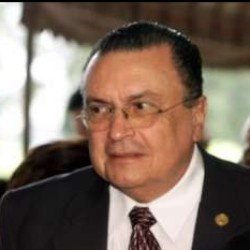
#> input picture module_sg2/samples/example_input_frame.jpg, 250 x 250 px
$ python -i prepare_dataset.py   (imports and definitions only)
#> lines starting #> are read from the running program, lines starting #| are printed output that depends on the picture
"""Prepare a private, reproducible SG3 manifest without modifying source images.

Run from the repository root, for example::

    python -m module_sg3.prepare_dataset --source "../private_data/Class Dataset" \
        --output module_sg3/private_data/prepared --unknown-students 2

All paths in manifest items are relative to source_root or manifest.parent.
The manifest and converted photographs contain private biometric data.
"""

from __future__ import annotations

import argparse
from collections import Counter, defaultdict
import hashlib
import json
from pathlib import Path
import unicodedata

from PIL import Image, ImageOps


IMAGE_EXTENSIONS = {".jpg", ".jpeg", ".png", ".bmp", ".webp", ".tif", ".tiff", ".heic", ".heif"}
SCHEMA_VERSION = "sg3.dataset.v1"


def _stable_id(prefix: str, value: str, length: int) -> str:
    normalized = unicodedata.normalize("NFC", value).casefold()
    return prefix + hashlib.sha256(normalized.encode("utf-8")).hexdigest()[:length]


# [149 lines left out: functions _capture_session, _dhash, _decode, _duplicate_groups, assign_splits, not called in this run]


def prepare_dataset(source: str | Path, output: str | Path, unknown_students: int = 2,
                    near_duplicate_hamming: int = 5, *, mode: str = "evaluation",
                    near_duplicate_action: str | None = None, first_image_front: bool = False) -> dict:
    if unknown_students < 0 or not 0 <= near_duplicate_hamming <= 64:
        raise ValueError("Invalid unknown student count or near-duplicate threshold")
    if mode not in ("evaluation", "enrollment_only"):
        raise ValueError("mode must be evaluation or enrollment_only")
    near_duplicate_action = near_duplicate_action or ("report" if mode == "enrollment_only" else "exclude")
    if near_duplicate_action not in ("report", "exclude"):
        raise ValueError("near_duplicate_action must be report or exclude")
    source = Path(source).resolve()
    output = Path(output).resolve()
    if not source.is_dir():
        raise ValueError("Source must be an existing directory")
    if output == source or output.is_relative_to(source):
        raise ValueError("Output must be outside the source directory")
    image_dir = output / "images"
    image_dir.mkdir(parents=True, exist_ok=True)
    files = sorted((p for p in source.rglob("*") if p.is_file() and p.suffix.lower() in IMAGE_EXTENSIONS),
                   key=lambda p: p.relative_to(source).as_posix().casefold())
    items, labels = [], {}
    for path in files:
        relative = path.relative_to(source)
        label = relative.parts[0] if len(relative.parts) > 1 else None
        sid = _stable_id("S", label, 8) if label else None
        if label:
            if sid in labels and labels[sid] != label:
                raise ValueError("Student pseudonym collision; labels need manual review")
            labels[sid] = label
        sample_id = _stable_id("I", relative.as_posix(), 12)
        row = {"sample_id": sample_id, "student_id": sid, "source": relative.as_posix(),
               "sha256": None, "capture_session": "unknown-session", "pose_hint": None,
               "width": None, "height": None}
        if path.stem.casefold() in {"front", "left", "right", "top"}:
            row["pose_hint"] = path.stem.casefold()
        try:
            row["sha256"] = hashlib.sha256(path.read_bytes()).hexdigest()
            image, session = _decode(path)
            row.update(width=image.width, height=image.height, capture_session=session,
                       pixel_sha256=hashlib.sha256(image.tobytes()).hexdigest(), dhash=_dhash(image))
            converted = image_dir / f"{sample_id}.jpg"
            image.save(converted, format="JPEG", quality=95, subsampling=0)
            row["image_path"] = converted.relative_to(output).as_posix()
        except Exception as exc:
            # The manifest records the type only: native decoder messages can
            # contain personal source paths and must not leak through summaries.
            row["error"] = type(exc).__name__
        items.append(row)
    if first_image_front:
        by_label = defaultdict(list)
        for item in items:
            if item["student_id"] is not None:
                by_label[item["student_id"]].append(item)
        for rows in by_label.values():
            rows.sort(key=lambda r: r["source"].casefold())
            for index, item in enumerate(rows):
                item["capture_order"] = index
                if item["pose_hint"] is None:
                    item["pose_hint"] = "front" if index == 0 else "side_unspecified"
                    item["pose_hint_source"] = "user_declared_first_filename_frontal_rest_side_views"
    policy = assign_splits(items, unknown_students, near_duplicate_hamming,
                           mode=mode, near_duplicate_action=near_duplicate_action)
    students = {}
    for sid, original in sorted(labels.items()):
        rows = [r for r in items if r["student_id"] == sid]
        students[sid] = {"source_label": original, "image_count": len(rows),
                         "usable_images": sum(r["split"] != "excluded" for r in rows),
                         "split_counts": dict(Counter(r["split"] for r in rows)),
                         "capture_sessions": sorted({r["capture_session"] for r in rows if not r.get("error")})}
    counts = Counter(r["split"] for r in items)
    decoded = [r for r in items if not r.get("error")]
    original_hashes = [r["sha256"] for r in items if r["sha256"] is not None]
    audit = {"total_images": len(items), "labeled_students": len(students),
             "labeled_images": sum(r["student_id"] is not None for r in items),
             "unlabeled_images": sum(r["student_id"] is None for r in items),
             "corrupt_or_undecodable": sum(bool(r.get("error")) for r in items),
             "split_counts": dict(counts),
             "resolution_counts": dict(Counter(f"{r['width']}x{r['height']}" for r in items if not r.get("error"))),
             "session_independent_known_evaluation_available": bool(counts["evaluation_known"]),
             "capture_sessions": sorted({r["capture_session"] for r in decoded}),
             "exact_duplicate_extra_files": len(original_hashes) - len(set(original_hashes)),
             "near_duplicate_candidate_groups": policy["duplicate_candidate_groups"],
             "all_images_decoded": not any(r.get("error") for r in items)}
    manifest = {"schema_version": SCHEMA_VERSION, "mode": mode, "source_root": str(source), "items": items,
                "students": students, "audit": audit,
                "split_policy": {**policy, "identity_assignment": "existing folder labels only; top-level images remain unlabeled",
                                 "unknown_selection": "last sorted stable pseudonyms with >=2 usable unique images; keep >=1 enrolled identity",
                                 "session_definition": "EXIF capture date plus camera; missing EXIF groups conservatively stay in enrollment",
                                 "known_selection": ("all labeled sessions enrolled; no evaluation or withheld identities" if mode == "enrollment_only" else
                                                     "earliest session enrollment; later distinct sessions evaluation_known; no within-session evaluation"),
                                 "first_image_front": first_image_front,
                                 "deduplication": ("exact SHA256/pixel-hash duplicates excluded; dHash candidates flagged only" if near_duplicate_action == "report" else
                                                   "transitive SHA256/pixel-hash/dHash grouping; one canonical same-label image; conflicting labels excluded"),
                                 "converted_images": "EXIF orientation applied; RGB JPEG quality 95, no identity EXIF; consumers decode BGR with OpenCV"}}
    output.mkdir(parents=True, exist_ok=True)
    (output / "manifest.json").write_text(json.dumps(manifest, indent=2, ensure_ascii=False) + "\n", encoding="utf-8")
    (output / "audit_summary.json").write_text(json.dumps(audit, indent=2) + "\n", encoding="utf-8")
    return manifest


# [17 lines left out: function main, not called in this run]


# [2 lines not run here, left out]

>>> import cv2
>>> picture = cv2.imread('../module_sg2/samples/example_input_frame.jpg', cv2.IMREAD_GRAYSCALE)
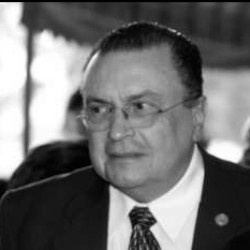
#> picture: shape (250, 250); min 0, max 255, mean 111
>>> result = prepare_dataset(picture, 'out.png')
#> (the run stopped early here; a loop or call above may not have finished)
